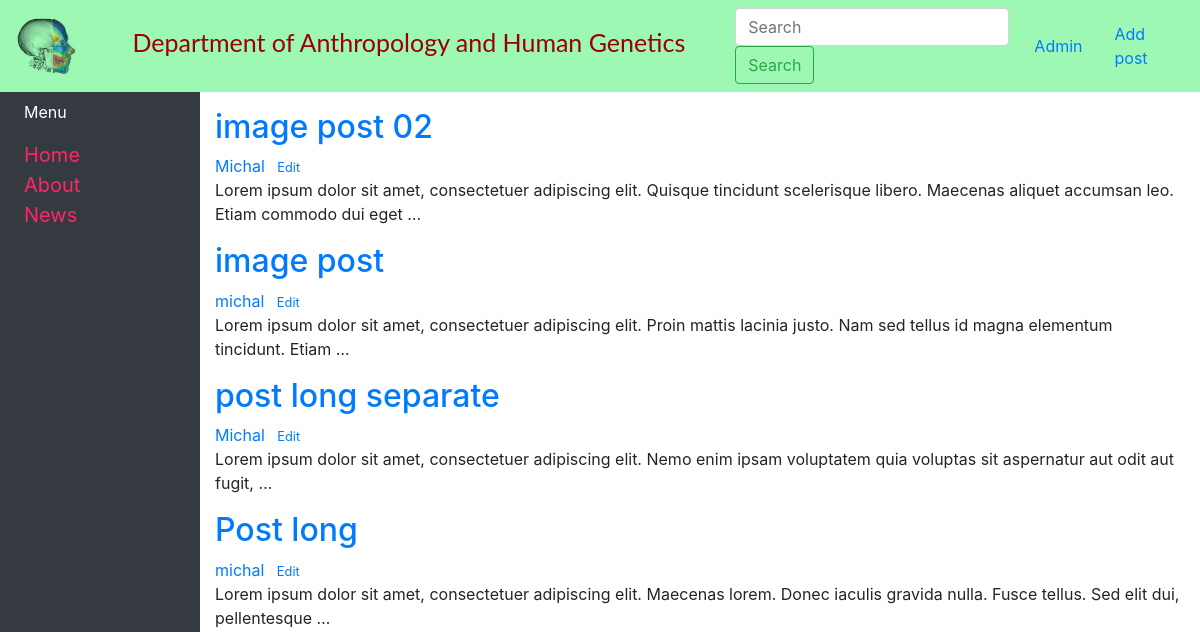
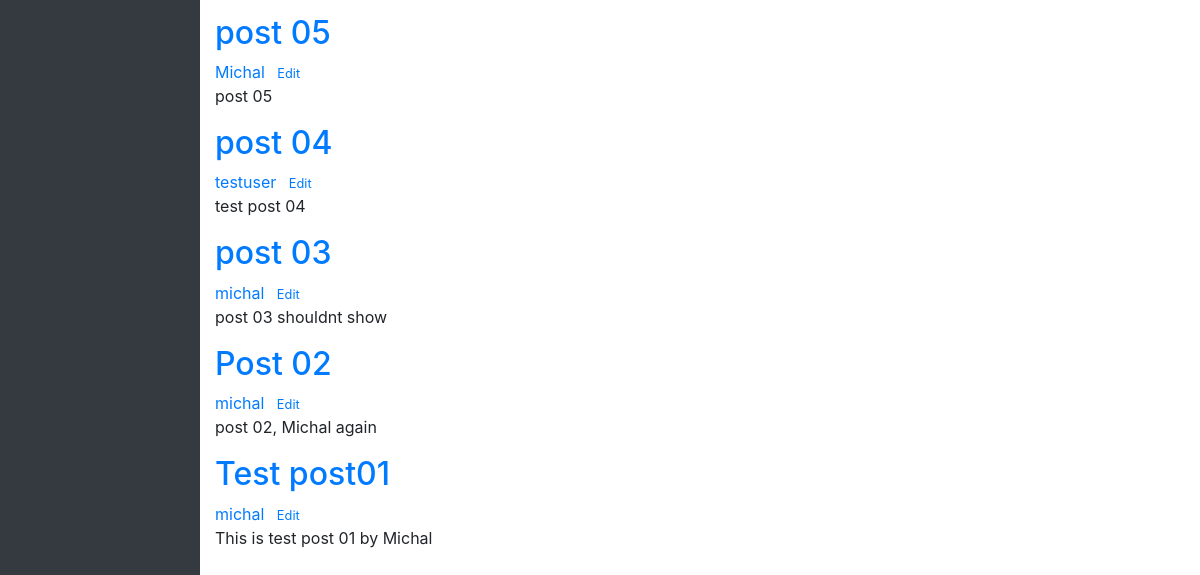
The app's page /, older data (2 pictures, top to bottom).
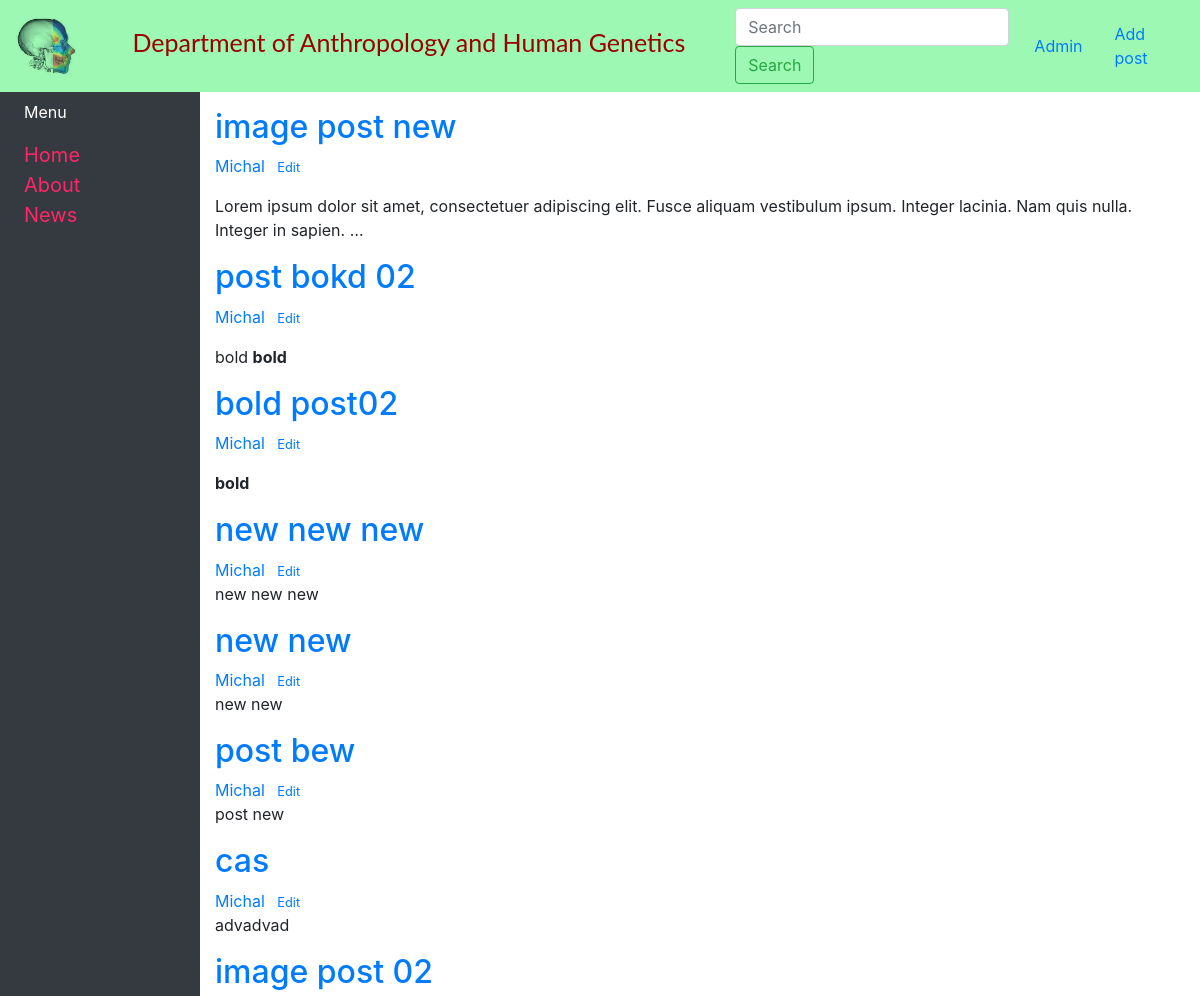
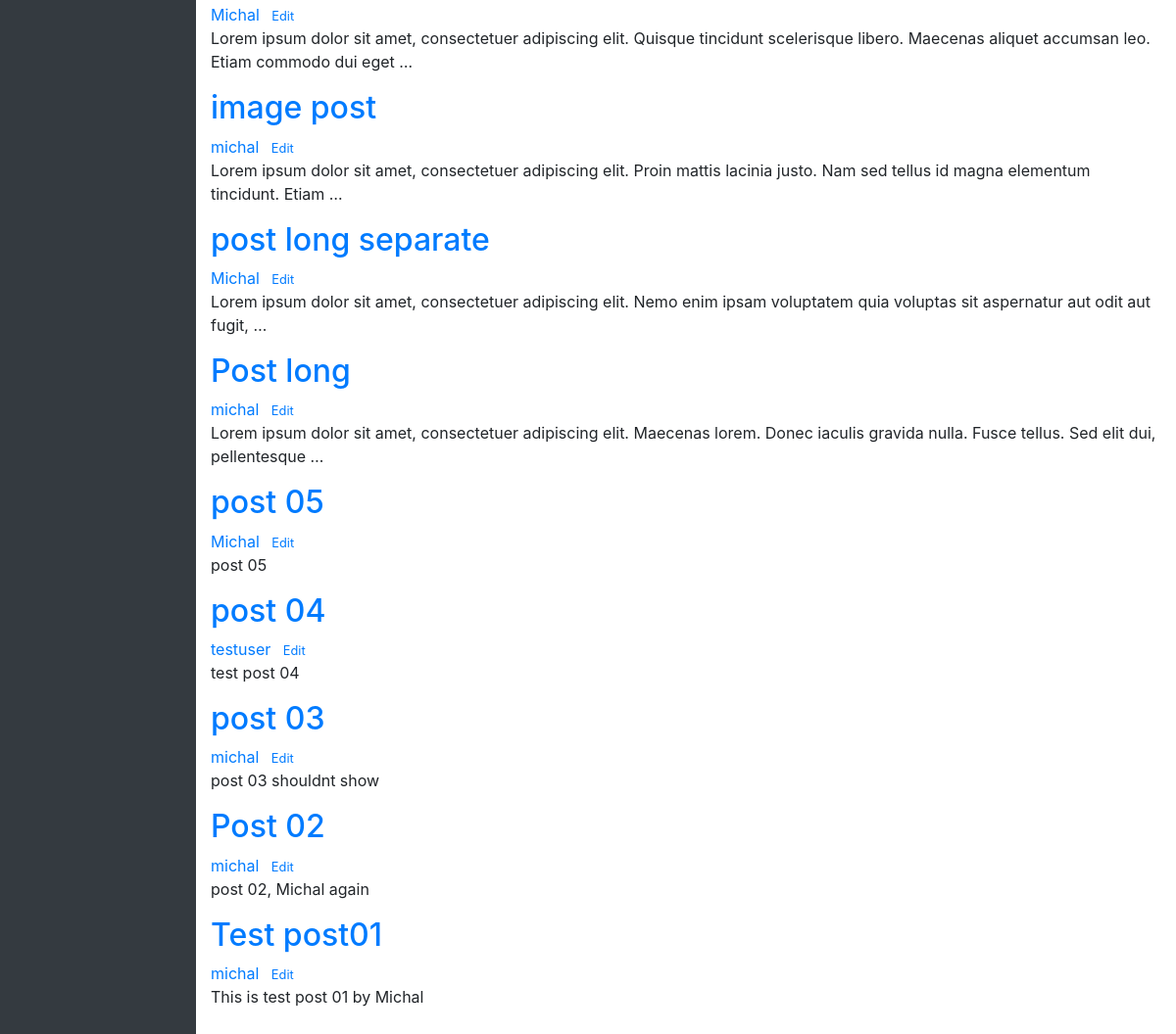
The same page, newer data (2 pictures, top to bottom).
### blog/models.py (models this page shows, shortened)
class Post(models.Model):
    title = models.CharField(max_length=200, unique=True)
    slug = models.SlugField(max_length=200, unique=True)
    author = models.ForeignKey(User, on_delete= models.CASCADE,related_name='blog_posts')
    updated_on = models.DateTimeField(auto_now= True)
    content = RichTextField(blank=True, null=True)
    created_on = models.DateTimeField(auto_now_add=True)
    status = models.IntegerField(choices=STATUS, default=0)
    article_image = models.ImageField(null = True, blank = True, upload_to = "images/")
    class Meta:
        ordering = ['-created_on']

### blog/views.py (the view)
# urls.py: path('', views.PostList.as_view(), name='blog-home'),
class PostList(generic.ListView):
    model = Post
    template_name = 'blog/home.html'

### blog/templates/blog/home.html (shortened to what this page needs)
{% extends "blog/base.html" %}
{% load static %}
{% block content %}
    {% for post in post_list  %}
    <article class="media content-section">
        <div class="media-body">
            <div class="article-metadata">
                <h2><a class="article-title" href="{% url 'article-detail' post.pk %}">{{ post.title }}</a></h2>
            </div>
            <a class="mr-2" href="#">{{ post.author }}</a>
            <small><a href='{% url 'update-post' post.pk %}'>Edit</a></small>
            <p class="article-content">{{ post.content|truncatewords:20|safe|linebreaksbr }}</p>
        </div>
    </article>
    {% endfor %}
{% endblock content %}

### blog/templates/blog/base.html (shortened to what this page needs)
{% load static %}
<!DOCTYPE html>
<html>
    <head>
        <link rel="stylesheet" href="https://cdn.jsdelivr.net/npm/bootstrap@4.3.1/dist/css/bootstrap.min.css">
        <link rel="stylesheet" href="{% static "css/main03.css" %}" />
    </head>
    <header class="site-header">
        <nav class="navbar navbar-expand-lg navbar-light bg-light justify-content-center" id="navbarID">
            <a class="navbar-brand" href="{% url 'blog-home' %}">
                <img src="{% static "images/Logo_transparent.png" %}" width="80" height="80" alt="Department logo">
                Department of Anthropology and Human Genetics
            </a>
            <div class="collapse navbar-collapse align-items-right" id="navbarSupportedContent">
                <form class="form-inline my-2 my-lg-0">
                    <input class="form-control mr-sm-2" type="search" placeholder="Search" aria-label="Search">
                    <button class="btn btn-outline-success my-2 my-sm-0" type="submit">Search</button>
                </form>
            </div>
            <a class="nav-link align-items-right" href="/admin">Admin <span class="sr-only">(current)</span></a>
            <a class="nav-link align-items-right" href="{% url 'add-post' %}">Add post <span class="sr-only">(current)</span></a>
        </nav>
    </header>
    <body>
        <div class="container-fluid">
            <div class="row flex-nowrap">
                <div class="col-auto col-md-3 col-xl-2 px-sm-2 px-0 bg-dark">
                    <div class="d-flex flex-column align-items-center align-items-sm-start px-3 pt-2 text-white min-vh-100">
                        <a href="/" class="d-flex align-items-center pb-3 mb-md-0 me-md-auto text-white text-decoration-none">
                            <span class="fs-5 d-none d-sm-inline">Menu</span>
                        </a>
                        <ul class="nav nav-pills flex-column mb-sm-auto mb-0 align-items-center align-items-sm-start" id="menu">
                            <li class="nav-item">
                                <a
                                    href="{% url 'blog-home' %}"
                                    class="sidenav-button ms-1 d-none d-sm-inline"
                                    aria-current="true"
                                    >
                                    <span>Home</span>
                                </a>
                            </li>
                            <li class="nav-item text-white">
                                <a
                                    href="{% url 'blog-about' %}"
                                    class="sidenav-button ms-1 d-none d-sm-inline"
                                    aria-current="true"
                                    >
                                    <span>About</span>
                                </a>
                            </li>
                            <li class="nav-item">
                                <a
                                    href="{% url 'blog-news' %}"
                                    class="sidenav-button ms-1 d-none d-sm-inline"
                                    aria-current="true"
                                    >
                                    <span>News</span>
                                </a>
                            </li>
                    </div>
                </div>
                <div class="col py-3">
                    {% block content %}
                    {% endblock %}
                </div>
            </div>
        </div>
    </body>
</html>

### blog/static/css/main03.css (style rules this page uses)
.navbar-brand { font-family: 'Lato', sans-serif; color:rgb(156, 0, 0) !important; font-size: 25px; margin: 0px; margin-right:50px; }
.navbar-brand img { width: 60px; height: 60px; margin-right:50px; }
#navbarID { background-color: #9df8b4 !important; }
.sidenav-button { color: rgb(255, 38, 103) !important; font-size: 20px; }
img { width: 20px; height: 20px; }

Row changes from the older to the newer data that the page shows:
added Post: title "image post new", author "Michal", content "Lorem ipsum dolor sit amet, consectetuer adipiscing elit. Fusce aliquam vestibulum ipsum. Integer lacinia. Nam quis nulla. Integer in sapien. …"
added Post: title "post bokd 02", author "Michal", content "bold bold"
added Post: title "bold post02", author "Michal", content "bold"
added Post: title "new new new", author "Michal", content "new new new"
added Post: title "new new", author "Michal", content "new new"
added Post: title "post bew", author "Michal", content "post new"
added Post: title "cas", author "Michal", content "advadvad"
